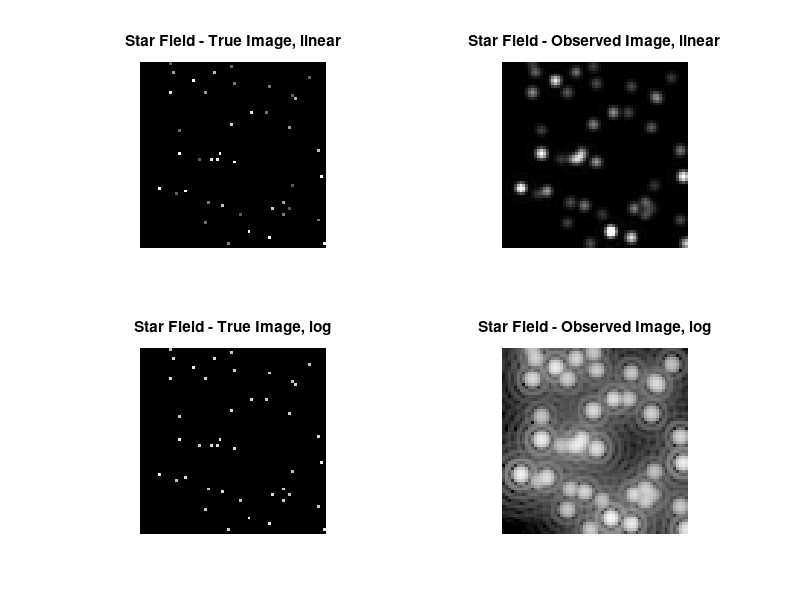

Write MATLAB code to recreate this figure. (Note: this script raises an error after producing the figure.)
% airypsf.m   Creates airy intensity PSF and plots to screen
%
clf
%
% Create matrix rad; value of each element is
% the radius from the centre
% 
xaxis=linspace(-5,5,31);
[XX,YY]=meshgrid(xaxis);
rad = sqrt(XX.*XX  + YY.*YY);
%
% Create the electric filed PSF (epsf) of a circular
% aperture - using analytic extpression.
%
epsf=(2/pi)*besselj(1,(pi*rad))./rad;
epsf(16,16)=1;
%
% Intensity PSF(psf) is amplitude squared of the the 
% electric field PSF
%
psf = epsf.^2;
normpsf = sum(sum(psf));
%
% Start plotting, first linear, then log plot
% 
subplot(1,2,1)
imshow(psf,[0 1]);
zoom;
title('Airy Diffraction pattern-Linear plot')
%
subplot(1,2,2)
lpsf = (1/4)*log10(10000*psf + 1);
imshow(lpsf);
title('Airy Diffraction pattern-Log plot')
% truesize(fg1,[255 255]); 
pause
clf
%
% Create star field image
%
smin=0.005;
smax=1;
fmin=smin^(-1.5);
fmax=smax^(-1.5);
stars1=rand(64,64);
stars2=(fmax + stars1*(fmin-fmax)).^(-2/3) ;
index=find(stars2<0.1);
stars2(index) = 0;
%
%%%%%%%%%%%%%%%%%%%%%%%%%%%%%%%%%%%%%%%%%%
%
% Convolve star field with psf and plot
%
subplot(2,2,1);
imshow(stars2,[0 0.3]);
title('Star Field - True Image, linear')
zoom;
%
%
stars3=conv2(stars2,psf,'same');
%
subplot(2,2,2);
imshow(stars3,[0 0.5]);
title('Star Field - Observed Image, linear')
%
lstars2=(1/4)*log10(10000*stars2 + 1);
subplot(2,2,3);
imshow(lstars2,[0 1]);
title('Star Field - True Image, log')
zoom;
%
lstars3=(1/4)*log10(10000*stars3 + 1);
subplot(2,2,4);
imshow(lstars3,[0 1]);
zoom;
title('Star Field - Observed Image, log')
pause
%
%%%%%%%%%%%%%%%%%%%%%%%%%%%%%%%%%%%%%%%%%%%%%%
%
% Load saturn image
%
sat=imread('saturn.tif');
saturn1 = ind2gray(sat,gray(256));
saturn2=imresize(saturn1,0.25);
%
% Convolve with psf
%
saturn3=conv2(saturn2,psf,'same')/normpsf;
%
%%%%%%%%%%%%%%%%%%%%%%%%%%%%%%%%%%%%%%%%%%
%
% Plot versions of Saturn image
%
subplot(2,2,1)
imshow(saturn2,[0 1])
title('Saturn Image - True, linear')
%
subplot(2,2,2)
imshow(saturn3,[0 1])
title('Saturn Image- Observed, linear')
%
lsat2 = (1/4)*log10(10000*saturn2 + 1);
subplot(2,2,3)
imshow(lsat2,[0 1])
title('Saturn Image - True, log')
%
lsat3 = (1/4)*log10(10000*saturn3 + 1);
subplot(2,2,4)
imshow(lsat3,[0 1])
title('Saturn Image - Observed, log')
%
%%%%%%%%%%%%%%%%%%%%%%%%%%%%%%%%%%%%%%%%%%%%%%%%




